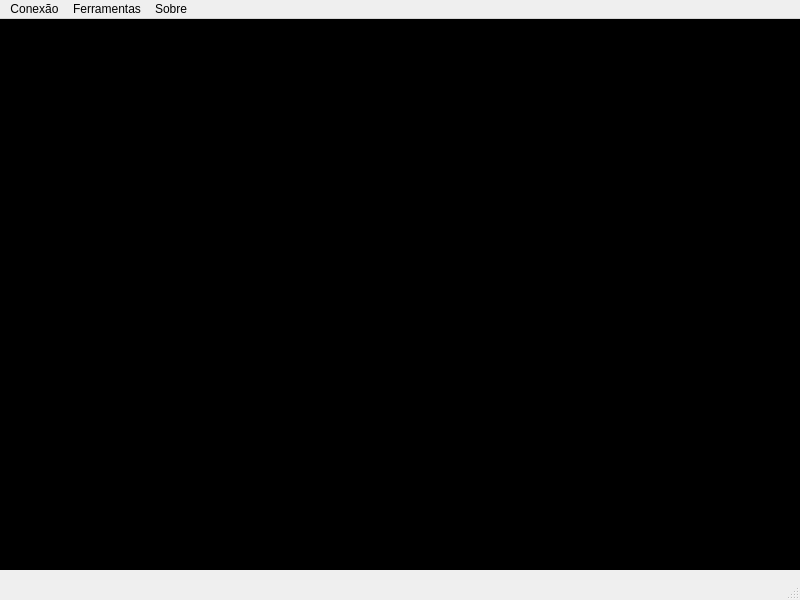
<?xml version="1.0" encoding="UTF-8"?>
<ui version="4.0">
 <class>PgTermMainTerminal</class>
 <widget class="QMainWindow" name="PgTermMainTerminal">
  <property name="geometry">
   <rect>
    <x>0</x>
    <y>0</y>
    <width>800</width>
    <height>600</height>
   </rect>
  </property>
  <property name="windowTitle">
   <string>PgTermMainTerminal</string>
  </property>
  <widget class="QWidget" name="centralwidget">
   <widget class="QPlainTextEdit" name="plainTextEdit">
    <property name="geometry">
     <rect>
      <x>0</x>
      <y>0</y>
      <width>801</width>
      <height>551</height>
     </rect>
    </property>
    <property name="autoFillBackground">
     <bool>true</bool>
    </property>
    <property name="styleSheet">
     <string notr="true">QPlainTextEdit {
    background-color: black;   /* Fundo preto */
    color: lime;              /* Letra verde vibrante */
    font-family: Consolas;    /* Fonte monoespaçada (opcional) */
    font-size: 12pt;          /* Tamanho da fonte (opcional) */
}</string>
    </property>
    <property name="backgroundVisible">
     <bool>true</bool>
    </property>
   </widget>
  </widget>
  <widget class="QMenuBar" name="menubar">
   <property name="geometry">
    <rect>
     <x>0</x>
     <y>0</y>
     <width>800</width>
     <height>23</height>
    </rect>
   </property>
   <widget class="QMenu" name="menuConectar">
    <property name="title">
     <string>Conexão</string>
    </property>
    <addaction name="actionConectar"/>
    <addaction name="actionDesconectar"/>
    <addaction name="actionConfigura_o"/>
   </widget>
   <widget class="QMenu" name="menuSobre">
    <property name="title">
     <string>Sobre</string>
    </property>
    <addaction name="separator"/>
    <addaction name="separator"/>
    <addaction name="actionteste"/>
    <addaction name="separator"/>
    <addaction name="actionPdTermPro_V1"/>
    <addaction name="actionDesenvolvido_por_PdSilva"/>
    <addaction name="actionLicen_a_GPLv3"/>
    <addaction name="actiongithub_com_ppsilv_pdtermpro"/>
    <addaction name="separator"/>
    <addaction name="action_Exit_2"/>
   </widget>
   <widget class="QMenu" name="menuLimpar">
    <property name="title">
     <string>Ferramentas</string>
    </property>
    <addaction name="action_Limpar"/>
    <addaction name="action_Enviar_arquivo"/>
   </widget>
   <addaction name="menuConectar"/>
   <addaction name="menuLimpar"/>
   <addaction name="menuSobre"/>
  </widget>
  <widget class="QStatusBar" name="statusbar"/>
  <action name="actionExit">
   <property name="text">
    <string>Exit</string>
   </property>
   <property name="menuRole">
    <enum>QAction::MenuRole::NoRole</enum>
   </property>
  </action>
  <action name="action_Exit">
   <property name="text">
    <string>&amp;Exit</string>
   </property>
  </action>
  <action name="actionPdTermPro_V1">
   <property name="text">
    <string>PdTermPro V1</string>
   </property>
  </action>
  <action name="actionDesenvolvido_por_PdSilva">
   <property name="text">
    <string>Desenvolvido por PdSilva</string>
   </property>
  </action>
  <action name="actionLicen_a_GPLv3">
   <property name="text">
    <string>Licença: GPLv3</string>
   </property>
  </action>
  <action name="actiongithub_com_ppsilv_pdtermpro">
   <property name="text">
    <string>github.com/ppsilv/pdtermpro</string>
   </property>
  </action>
  <action name="actionEnviar">
   <property name="text">
    <string>Enviar</string>
   </property>
  </action>
  <action name="action_Exit_2">
   <property name="text">
    <string>&amp;Exit</string>
   </property>
   <property name="shortcut">
    <string>Ctrl+Q</string>
   </property>
  </action>
  <action name="action_Limpar">
   <property name="text">
    <string>&amp;Limpar           Ctrl+L</string>
   </property>
  </action>
  <action name="action_Enviar_arquivo">
   <property name="text">
    <string>&amp;Enviar arquivo   Ctrl+S</string>
   </property>
  </action>
  <action name="actionConectar">
   <property name="text">
    <string>Conectar           Ctrl+Y</string>
   </property>
  </action>
  <action name="actionDesconectar">
   <property name="text">
    <string>Desconectar    Ctrl+U</string>
   </property>
  </action>
  <action name="actionteste">
   <property name="text">
    <string>-</string>
   </property>
  </action>
  <action name="actiontsdfasd">
   <property name="text">
    <string>tsdfasd</string>
   </property>
  </action>
  <action name="actionConfigura_o">
   <property name="text">
    <string>Configuração</string>
   </property>
  </action>
 </widget>
 <resources/>
 <connections/>
</ui>
